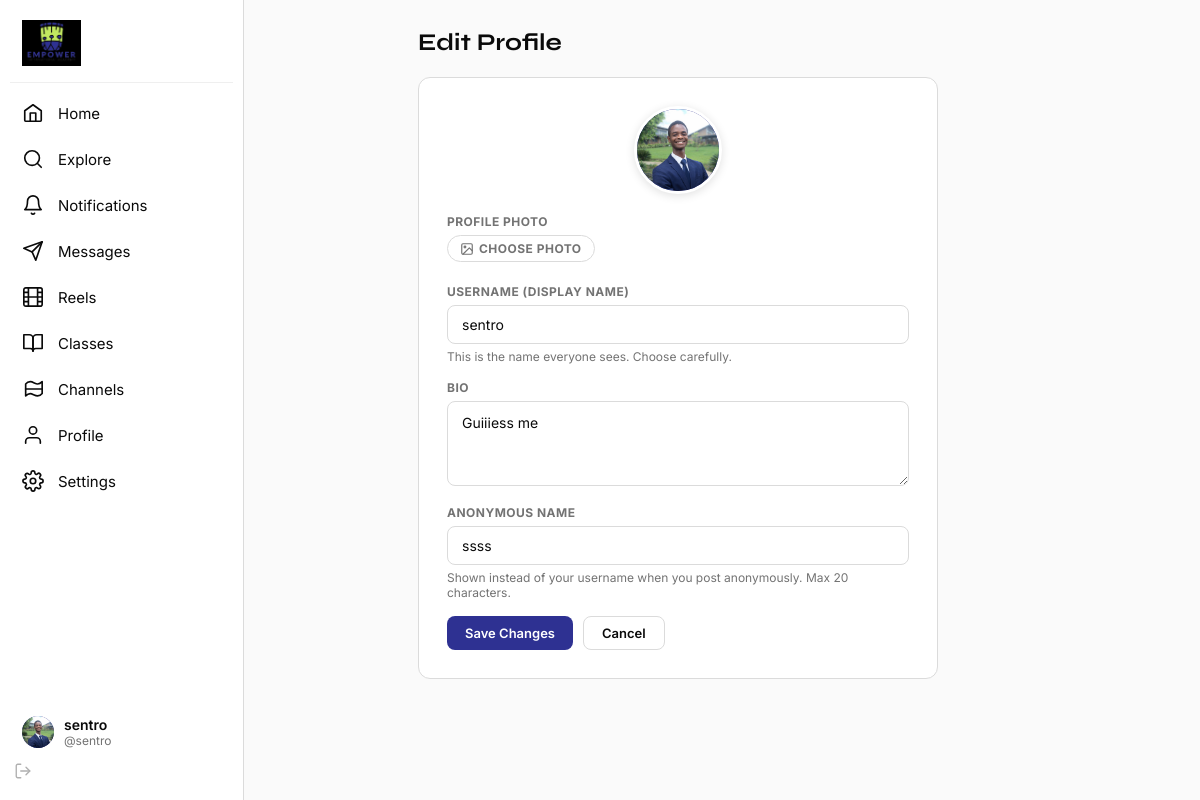
The app's page /profile/edit (signed in) with its own data.
### tables this page shows
CREATE TABLE users (
        id          INTEGER PRIMARY KEY AUTOINCREMENT,
        username    TEXT    UNIQUE NOT NULL COLLATE NOCASE,
        password    TEXT    NOT NULL,
        name        TEXT    NOT NULL,
        role        TEXT    NOT NULL DEFAULT 'student',
        bio         TEXT    DEFAULT '',
        avatar      TEXT    DEFAULT '',
        anon_name   TEXT,
        created_at  TEXT    NOT NULL
    , year_group TEXT DEFAULT '');

### app.py (the view, shortened to what this page needs)
@app.route("/profile/edit", methods=["GET","POST"])
@login_required
def edit_profile():
    user = current_user()
    anon_name = user["anon_name"] or get_anon_name(user["id"])
    return render_template("edit_profile.html", user=user, anon_name=anon_name)

### app.py (called while the page is built)
def get_db():
    if "db" not in g:
        g.db = sqlite3.connect(str(DB_PATH), detect_types=sqlite3.PARSE_DECLTYPES)
        g.db.row_factory = sqlite3.Row
        g.db.execute("PRAGMA journal_mode=WAL")
        g.db.execute("PRAGMA foreign_keys=ON")
    return g.db

def query(sql, args=(), one=False):
    db  = get_db()
    cur = db.execute(sql, args)
    rv  = cur.fetchall()
    return (rv[0] if rv else None) if one else rv

def login_required(f):
    @wraps(f)
    def wrapped(*args, **kwargs):
        if "user_id" not in session:
            return redirect(url_for("login", next=request.path))
        return f(*args, **kwargs)
    return wrapped

def current_user():
    uid = session.get("user_id")
    if not uid:
        return None
    return query("SELECT * FROM users WHERE id=?", (uid,), one=True)

def unread_notif_count(user_id: int) -> int:
    r = query("SELECT COUNT(*) as c FROM notifications WHERE user_id=? AND is_read=0", (user_id,), one=True)
    return r["c"] if r else 0

def unread_msg_count(user_id: int) -> int:
    r = query(
        """SELECT COUNT(*) as c FROM messages m
           JOIN conversations c ON m.conversation_id=c.id
           WHERE (c.user_a=? OR c.user_b=?) AND m.sender_id!=? AND m.is_read=0""",
        (user_id, user_id, user_id), one=True
    )
    return r["c"] if r else 0

@app.context_processor
def inject_globals():
    user = current_user()
    nc   = unread_notif_count(user["id"]) if user else 0
    mc   = unread_msg_count(user["id"])   if user else 0
    return dict(
        cu=user, notif_count=nc, msg_count=mc,
        _fmt=_fmt_time, _rel=_relative_time,
        ROLE_LABELS={"student":"Student","teacher":"Teacher","senator":"Senator",
                     "admin":"Admin","super_admin":"Super Admin"},
        RECIPIENT_LABELS=RECIPIENT_LABELS,
    )

### templates/edit_profile.html (shortened to what this page needs)
{% extends "base.html" %}
{% block content %}
<div class="page-hd"><h1>Edit Profile</h1></div>
<div class="card" style="padding:28px;max-width:520px">
  <form method="POST" enctype="multipart/form-data">
    {% if user.avatar %}
    <div style="text-align:center;margin-bottom:20px">
      <div class="av av-xl" style="margin:0 auto"><img src="{{ url_for('serve_media', filename=user.avatar) }}" alt=""></div>
    </div>
    {% endif %}
    <div class="field"><label>Profile Photo</label>
      <label class="c-chip-file" style="display:inline-flex">
        <svg width="14" height="14" viewBox="0 0 24 24" fill="none" stroke="currentColor" stroke-width="2" stroke-linecap="round" stroke-linejoin="round"><rect x="3" y="3" width="18" height="18" rx="2"/><circle cx="8.5" cy="8.5" r="1.5"/><polyline points="21 15 16 10 5 21"/></svg>
        <span>Choose photo</span><input type="file" name="avatar" accept="image/*">
      </label>
    </div>
    <div class="field">
      <label>Username (Display Name)</label>
      <input type="text" name="username" value="{{ user.username }}" required maxlength="30" placeholder="Enter your username">
      <p style="font-size:12px;color:var(--ink2);margin-top:5px">This is the name everyone sees. Choose carefully.</p>
    </div>
    <div class="field"><label>Bio</label><textarea name="bio" rows="3" placeholder="Tell your school community about yourself…">{{ user.bio or '' }}</textarea></div>
    <div class="field"><label>Anonymous Name</label>
      <input type="text" name="anon_name" value="{{ anon_name }}" maxlength="20" placeholder="e.g. VoiceOfChange">
      <p style="font-size:12px;color:var(--ink2);margin-top:5px">Shown instead of your username when you post anonymously. Max 20 characters.</p>
    </div>
    <div style="display:flex;gap:10px;margin-top:8px">
      <button type="submit" class="btn btn-primary">Save Changes</button>
      <a href="{{ url_for('profile', username=user.username) }}" class="btn btn-outline">Cancel</a>
    </div>
  </form>
</div>
{% endblock %}

### templates/base.html (shortened to what this page needs)
<!DOCTYPE html>
<html lang="en">
<head>
</head>
<body>
{% if cu %}
<nav class="sidebar">
  <div class="sidebar-brand">
    <img src="{{ url_for('static', filename='img/eia-logo.png') }}" alt="Empower International Academy">
  </div>
  <a href="{{ url_for('feed') }}" class="nav-link {% if request.endpoint=='feed' %}active{% endif %}">
    <svg class="ic" width="22" height="22"><use href="#ic-home"/></svg> Home
  </a>
  <a href="{{ url_for('people') }}" class="nav-link {% if request.endpoint=='people' %}active{% endif %}">
    <svg class="ic" width="22" height="22"><use href="#ic-search"/></svg> Explore
  </a>
  <a href="{{ url_for('notifications') }}" class="nav-link {% if request.endpoint=='notifications' %}active{% endif %}">
    <svg class="ic" width="22" height="22"><use href="#ic-bell"/></svg> Notifications
  </a>
  <a href="{{ url_for('messages') }}" class="nav-link {% if request.endpoint in ('messages','conversation') %}active{% endif %}">
    <svg class="ic" width="22" height="22"><use href="#ic-send"/></svg> Messages
  </a>
  <a href="{{ url_for('reels') }}" class="nav-link {% if request.endpoint=='reels' %}active{% endif %}">
    <svg class="ic" width="22" height="22"><use href="#ic-reel"/></svg> Reels
  </a>
  <a href="{{ url_for('classes') }}" class="nav-link {% if request.endpoint in ('classes','class_detail') %}active{% endif %}">
    <svg class="ic" width="22" height="22"><use href="#ic-class"/></svg> Classes
  </a>
  <a href="{{ url_for('channels') }}" class="nav-link {% if request.endpoint in ('channels','channel_detail') %}active{% endif %}">
    <svg class="ic" width="22" height="22"><use href="#ic-channel"/></svg> Channels
  </a>
  <a href="{{ url_for('profile', username=cu.username) }}" class="nav-link {% if request.endpoint=='profile' %}active{% endif %}">
    <svg class="ic" width="22" height="22"><use href="#ic-user"/></svg> Profile
  </a>
  <a href="{{ url_for('settings') }}" class="nav-link {% if request.endpoint=='settings' %}active{% endif %}">
    <svg class="ic" width="22" height="22"><use href="#ic-settings"/></svg> Settings
  </a>
  <div class="nav-spacer"></div>
  <a href="{{ url_for('profile', username=cu.username) }}" class="user-pill" style="text-decoration:none">
    <div class="av av-sm">
      {% if cu.avatar %}<img src="{{ url_for('serve_media', filename=cu.avatar) }}" alt="">
      {% else %}{{ cu.username[0].upper() }}{% endif %}
    </div>
    <div style="flex:1;min-width:0">
      <div class="user-pill-name">{{ cu.username }}</div>
      <div class="user-pill-handle">@{{ cu.username }}</div>
    </div>
    <a href="{{ url_for('logout') }}" onclick="event.stopPropagation()"
       style="color:var(--ink3);display:flex;align-items:center;padding:4px;border-radius:6px;transition:color .12s"
       title="Log out">
      <svg class="ic" width="18" height="18"><use href="#ic-logout"/></svg>
    </a>
  </a>
</nav>
{% endif %}
<div class="main-wrap">
  <div class="page-center {% block page_class %}{% endblock %}">
    {% block content %}{% endblock %}
  </div>
</div>
</body>
</html>

### templates/base.html (style rules this page uses)
:root { --navy: #2e3192; --navy-d: #1e2070; --navy-l: #3d42b8; --lime: #b8d432; --lime-d: #96b020; --lime-l: #d4eb5a; --bg: #fafafa; --white: #ffffff; --border: #dbdbdb; --border-l:#efefef; --ink: #0a0a0a; --ink2: #737373; --ink3: #b0b0b0; --red: #ed4956; --blue-l: #eef0ff; --nav-w: 244px; --r: 12px; --r-sm: 8px; --shadow: 0 4px 20px rgba(0,0,0,.1); --font: 'Inter',sans-serif; --font-h: 'Syne',sans-serif; }
*,*::before,*::after { box-sizing:border-box;margin:0;padding:0 }
html { scroll-behavior:smooth }
body { font-family:var(--font);background:var(--bg);color:var(--ink);min-height:100vh;display:flex;-webkit-font-smoothing:antialiased;font-size:14px }
a { color:inherit;text-decoration:none }
input,textarea,select,button { font-family:inherit }
svg.ic { display:inline-block;vertical-align:middle;flex-shrink:0 }
.sidebar { width:var(--nav-w);flex-shrink:0;position:fixed;top:0;left:0;bottom:0;background:var(--white);border-right:1px solid var(--border);display:flex;flex-direction:column;padding:0 10px 16px;z-index:100;overflow-y:auto }
.sidebar-brand { padding:20px 12px 16px;border-bottom:1px solid var(--border-l);margin-bottom:8px }
.sidebar-brand img { height:46px;width:auto;display:block }
.nav-link { display:flex;align-items:center;gap:14px;padding:11px 12px;border-radius:var(--r-sm);font-size:15px;font-weight:400;color:var(--ink);transition:background .12s;margin-bottom:2px;cursor:pointer }
.nav-spacer { flex:1 }
.user-pill { display:flex;align-items:center;gap:10px;padding:10px 12px;border-radius:var(--r-sm);cursor:pointer;transition:background .12s }
.user-pill-name { font-size:14px;font-weight:600;overflow:hidden;text-overflow:ellipsis;white-space:nowrap }
.user-pill-handle { font-size:12px;color:var(--ink2) }
.av { border-radius:50%;overflow:hidden;display:flex;align-items:center;justify-content:center;font-weight:700;flex-shrink:0;background:var(--navy);color:#fff;user-select:none }
.av img { width:100%;height:100%;object-fit:cover;display:block }
.av-sm { width:32px;height:32px;font-size:12px }
.av-xl { width:88px;height:88px;font-size:28px;border:3px solid var(--white);box-shadow:0 2px 10px rgba(0,0,0,.12) }
.main-wrap { margin-left:var(--nav-w);flex:1;min-width:0 }
.page-center { max-width:640px;margin:0 auto;padding:28px 16px 100px }
.btn { display:inline-flex;align-items:center;justify-content:center;gap:6px;padding:8px 18px;border-radius:var(--r-sm);border:none;font-size:13px;font-weight:600;cursor:pointer;transition:all .14s;white-space:nowrap;text-decoration:none }
.btn-primary { background:var(--navy);color:#fff }
.btn-outline { background:transparent;color:var(--ink);border:1.5px solid var(--border) }
.c-chip-file { display:flex;align-items:center;gap:5px;padding:5px 12px;border-radius:20px;border:1.5px solid var(--border);font-size:12px;font-weight:600;color:var(--ink2);cursor:pointer;transition:all .12s }
.field { margin-bottom:16px }
.field label { display:block;font-size:12px;font-weight:700;color:var(--ink2);margin-bottom:6px;letter-spacing:.04em;text-transform:uppercase }
.field input,.field textarea,.field select { width:100%;background:var(--white);border:1.5px solid var(--border);border-radius:var(--r-sm);padding:10px 14px;color:var(--ink);font-size:14px;outline:none;transition:border .15s }
.field input::placeholder,.field textarea::placeholder { color:var(--ink3) }
.field textarea { resize:vertical;line-height:1.5 }
.card { background:var(--white);border:1px solid var(--border);border-radius:var(--r) }
.page-hd { margin-bottom:20px }
.page-hd h1 { font-family:var(--font-h);font-size:24px;font-weight:700;color:var(--ink) }

### records on screen
users: avatar (picture), username "sentro", bio "Guiiiess me", anon_name "ssss"
